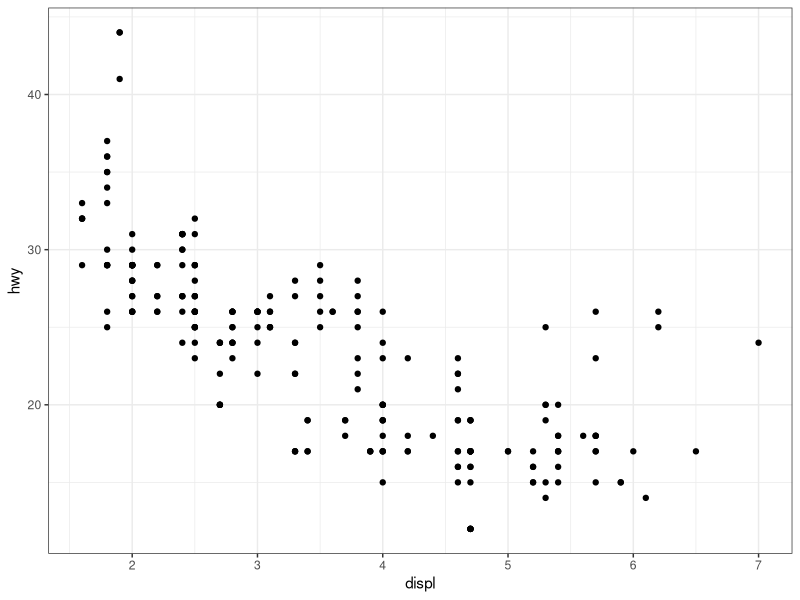
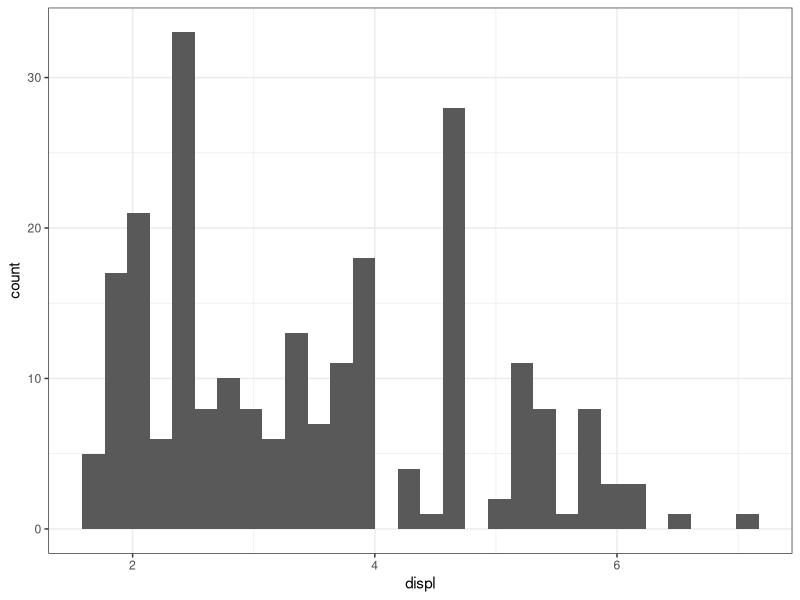
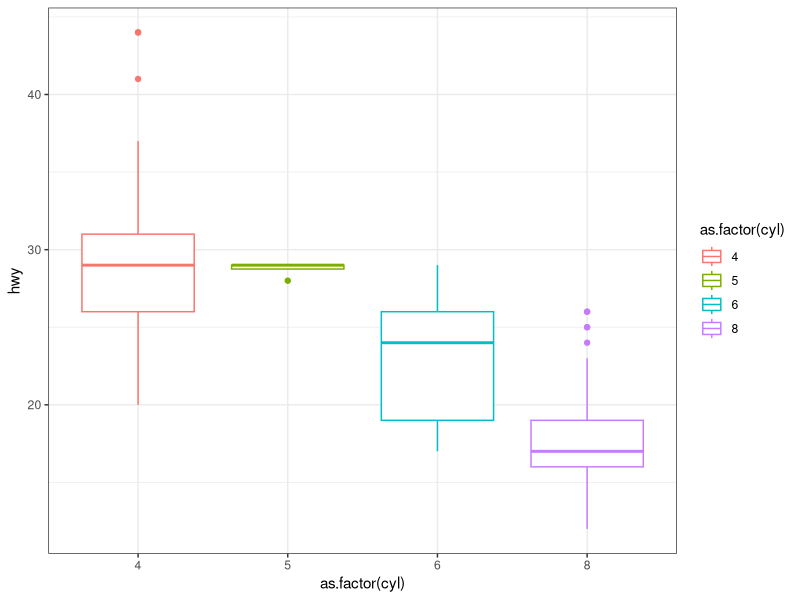
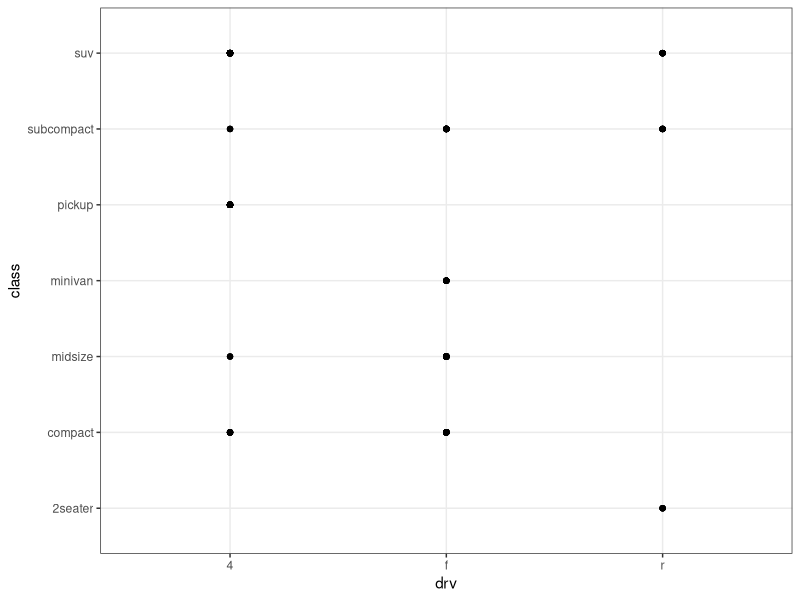
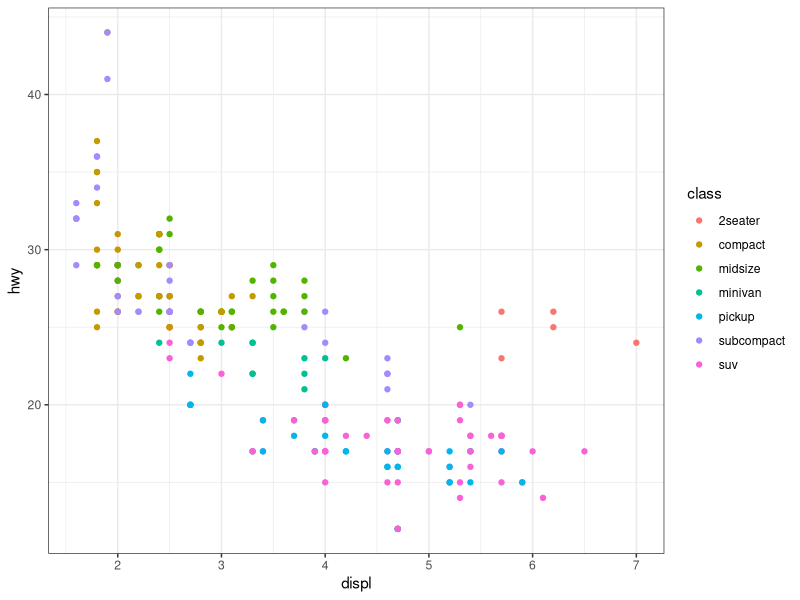
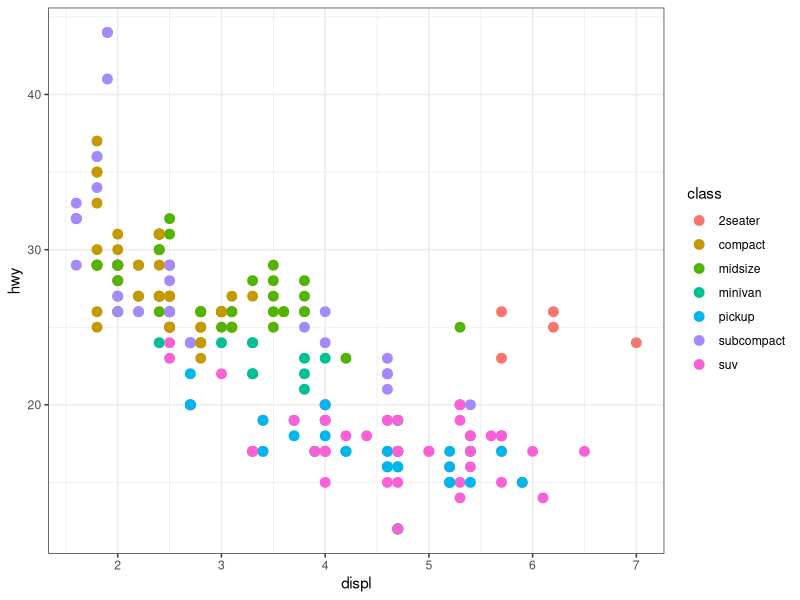
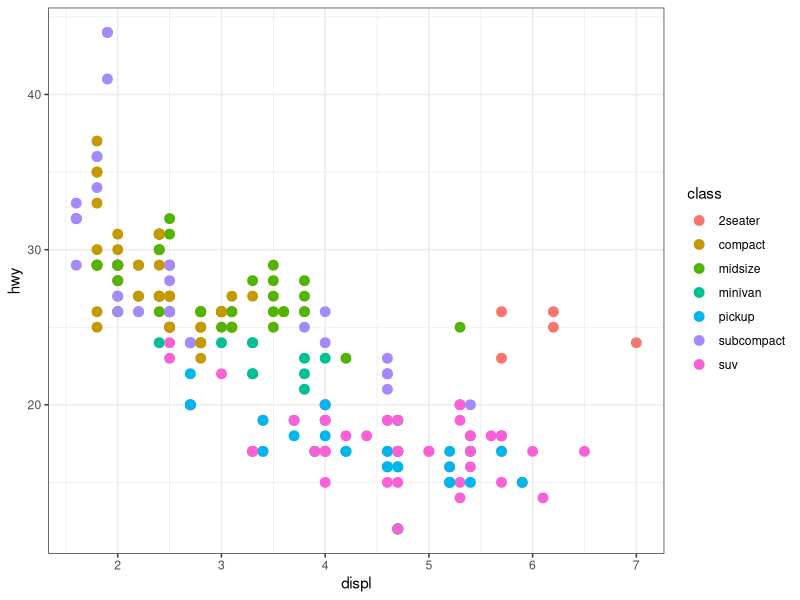
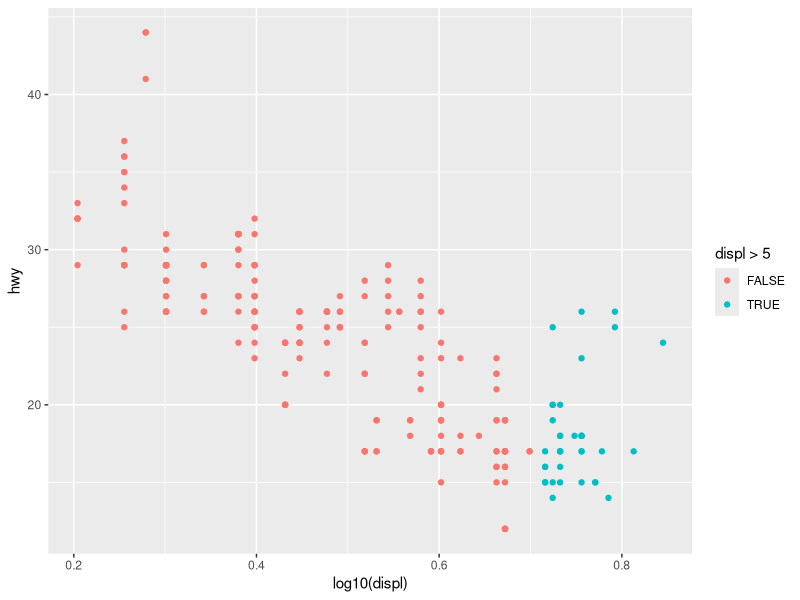

These figures' R source, in order: (Note: this script raises an error after producing the figures.)
## ---- chunk 1
library(tidyverse)
## ---- chunk 2
head(mpg)
## ---- chunk 3
ggplot(data = mpg) +
  geom_point(mapping = aes(x = displ, y = hwy)) + 
  theme_bw()
## ---- chunk 4
ggplot(data = mpg) +
  geom_histogram(mapping = aes(x = displ)) +
  theme_bw()
## ---- chunk 5
ncol(mpg)
nrow(mpg)
## ---- chunk 6
help(mpg)
## ---- chunk 7
ggplot(data = mpg) + 
  geom_boxplot(mapping = aes(x = as.factor(cyl), y = hwy, color = as.factor(cyl))) +
  theme_bw()
## ---- chunk 8
ggplot(data = mpg) + 
  geom_point(mapping = aes(x = drv, y = class)) + 
  theme_bw()
## ---- chunk 9
ggplot(data = mpg) +
  geom_point(mapping = aes(x = displ, y = hwy, colour = class)) +
  theme_bw()
## ---- chunk 10
mpg %>% 
  select(model, displ, cyl, class, hwy) %>%
  filter(class == "2seater")
## ---- chunk 11
mpg %>%
  select(model, displ, cyl, class, hwy) %>%
  filter(class == "compact")
## ---- chunk 12
ggplot(data = mpg) +
  geom_point(mapping = aes(x = displ, y = hwy, color = class), size = 3) +
  theme_bw()
## ---- chunk 13
ggplot(data = mpg) +
  geom_point(mapping = aes(x = displ, y = hwy, colour = class), size = 3) +
  theme_bw()
## ---- chunk 14
unique(mpg$cyl)
## ---- chunk 15
ggplot(data = mpg) + 
  geom_point(aes(x = log10(displ), y = hwy, color = displ>5))
  + theme_bw()
## ---- chunk 16
ggplot(data = mpg) +
  geom_point(mapping = aes(x = displ, y = hwy, colour = class)) +
  facet_wrap(~ class, nrow = 2) + 
  theme_bw()
## ---- chunk 17
ggplot(data = mpg) +
  geom_point(mapping = aes(x = displ, y = hwy, colour = class)) +
  facet_grid(drv ~ cyl) +
  theme_bw()
